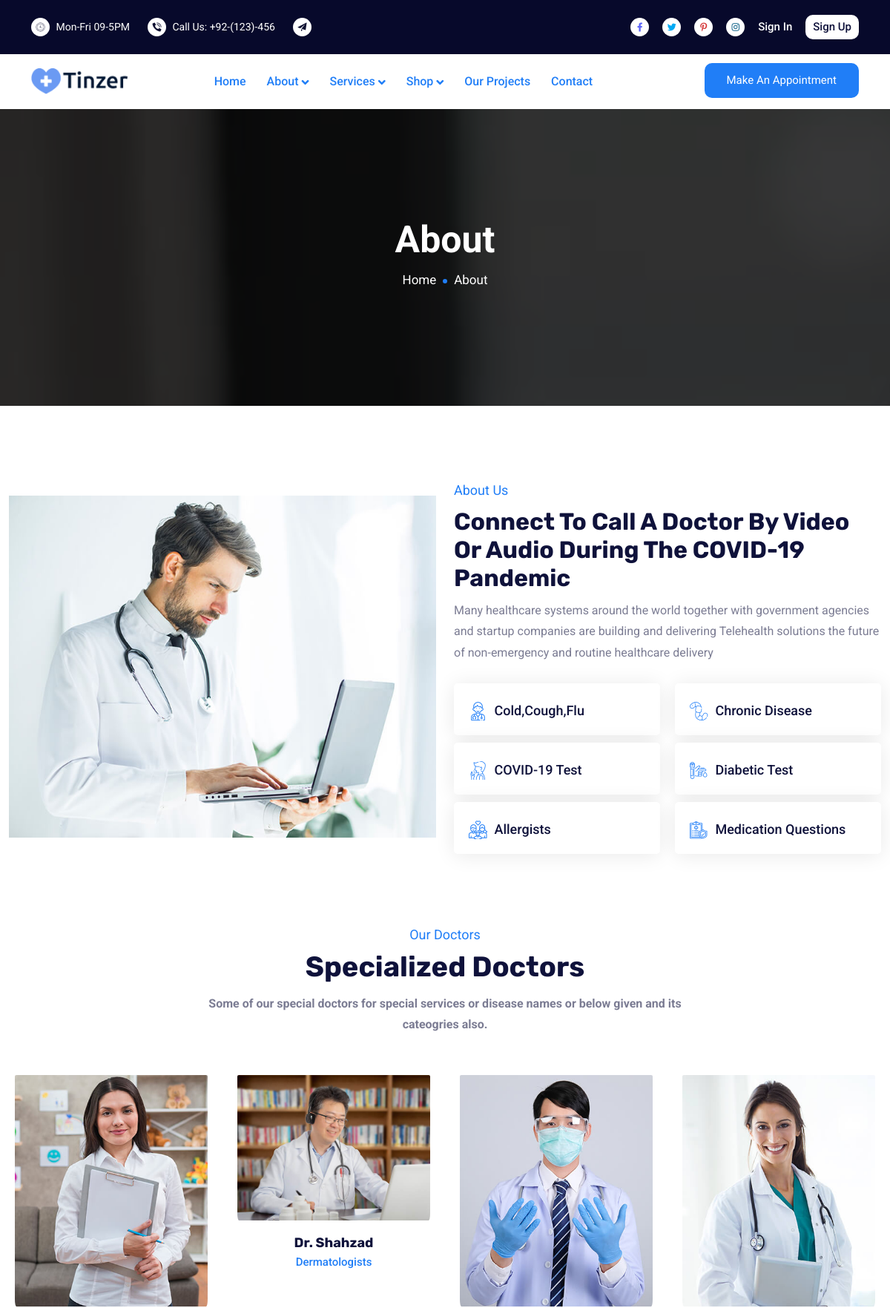
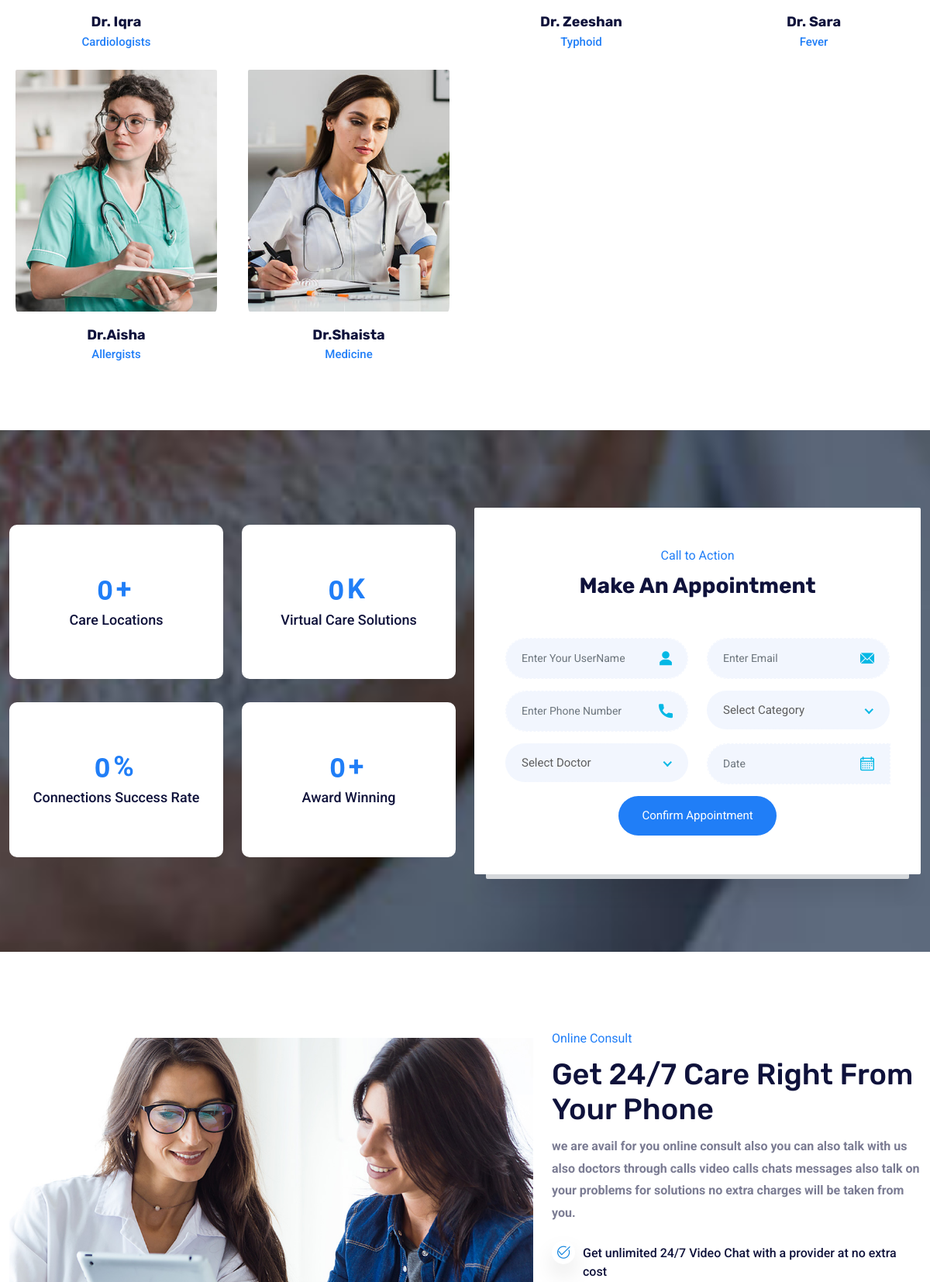
Page /about.php (upper part) on the committed database (2 pictures, top to bottom).
### tables this page shows
CREATE TABLE `doctors` (
  `id` int(11) NOT NULL,
  `name` varchar(100) DEFAULT NULL,
  `image` varchar(100) NOT NULL,
  `category_id` int(11) DEFAULT NULL
);

CREATE TABLE `categories` (
  `id` int(11) NOT NULL,
  `category` varchar(100) NOT NULL
);

### about.php (the view, shortened to what this page needs)
<?php
    include "connection.php";
?>
<!doctype html>
<html lang="zxx">
<head>
<link rel="stylesheet" href="assets/css/bootstrap.min.css">
<link rel="stylesheet" href="assets/css/animate.min.css">
<link rel="stylesheet" href="assets/css/meanmenu.css">
<link rel="stylesheet" href="assets/css/fontawesome.min.css">
<link rel="stylesheet" href="assets/css/flaticon.css">
<link rel="stylesheet" href="assets/css/nice-select.min.css">
<link rel="stylesheet" href="assets/css/odometer.min.css">
<link rel="stylesheet" href="assets/css/magnific-popup.min.css">
<link rel="stylesheet" href="assets/css/owl.carousel.min.css">
<link rel="stylesheet" href="assets/css/owl.theme.default.min.css">
<link rel="stylesheet" href="assets/css/style.css">
<link rel="stylesheet" href="assets/css/responsive.css">
</head>
<body>
<header class="header-area">
<div class="top-header">
<div class="container">
<div class="row align-items-center">
<div class="col-lg-6">
<ul class="top-list">
<li>
<i class='flaticon-clock'></i>
Mon-Fri 09-5PM
</li>
<li>
<i class='flaticon-phone-call'></i>
<a href="tel:+92-(123)-456">Call Us: +92-(123)-456</a>
</li>
<li>
<i class='flaticon-paper-plane'></i>
</li>
</ul>
</div>
<div class="col-lg-6">
<ul class="top-social">
<li>
<a href="#" class="facebook">
<i class="fab fa-facebook-f"></i>
</a>
</li>
<li>
<a href="#" class="twitter">
<i class="fab fa-twitter"></i>
</a>
</li>
<li>
<a href="#" class="pinterest">
<i class="fab fa-pinterest-p"></i>
</a>
</li>
<li>
<a href="#" class="instagram">
<i class="fab fa-instagram"></i>
</a>
</li>
<li>
<a href="sign-in.php" class="log-in">
Sign In
</a>
 </li>
<li>
<a href="sign-up.php" class="sign-in">
Sign Up
</a>
</li>
</ul>
</div>
</div>
</div>
</div>
<div class="navbar-area navbar-two">
<div class="main-navbar">
<div class="container">
<nav class="navbar navbar-expand-md navbar-light">
<a class="navbar-brand" href="index.php">
<img src="assets/img/logo.png" alt="logo">
</a>
<div class="collapse navbar-collapse mean-menu" id="navbarSupportedContent">
<ul class="navbar-nav">
<li class="nav-item">
<a href="index.php" class="nav-link active">
Home
</a>
</li>
<li class="nav-item">
<a href="about.php" class="nav-link active">
About
<i class="fa fa-angle-down"></i>
</a>
</li>
<li class="nav-item">
<a href="services.php" class="nav-link active">
Services
<i class="fa fa-angle-down"></i>
 </a>
</li>
<li class="nav-item">
<a href="shop.html" class="nav-link active">
Shop
<i class="fa fa-angle-down"></i>
 </a>
</li>
<li class="nav-item">
<a href="projects.php" class="nav-link active">
Our Projects
 </a>
</li>
<li class="nav-item">
<a href="contact.php" class="nav-link active">
Contact
</a>
</li>
</ul>
<div class="others-options">
<a href="appointment.php" class="default-btn-two">
Make An Appointment
</a>
</div>
</div>
</nav>
</div>
</div>
</div>
</header>
<div class="page-title-area item-bg-1">
<div class="d-table">
<div class="d-table-cell">
<div class="container">
<div class="page-title-content">
<h2>About</h2>
<ul>
<li><a href="index.php">Home</a></li>
<li>About</li>
</ul>
</div>
</div>
</div>
</div>
</div>
<section class="about-area pt-100">
<div class="container-fluid">
<div class="row align-items-center">
<div class="col-lg-6">
<div class="about-image">
<img src="assets/img/about-3.jpg" alt="image">
</div>
</div>
<div class="col-lg-6">
<div class="about-content">
<span>About Us</span>
<h3>Connect to Call a Doctor by Video or Audio During the COVID-19 Pandemic</h3>
<p>Many healthcare systems around the world together with government agencies and startup companies are building and delivering Telehealth solutions the future of non-emergency and routine healthcare delivery</p>
<ul class="about-features two">
<li>
<span>
<i class='flaticon-doctor'></i>
Cold,Cough,Flu
</span>
</li>
<li>
<span>
<i class='flaticon-worm'></i>
Chronic Disease
</span>
</li>
<li>
<span>
<i class='flaticon-cough'></i>
COVID-19 Test
</span>
</li>
<li>
<span>
<i class='flaticon-blood-test'></i>
Diabetic Test
</span>
</li>
<li>
<span>
<i class='flaticon-family'></i>
Allergists
</span>
</li>
<li>
<span>
<i class='flaticon-insurance'></i>
Medication Questions
</span>
</li>
</ul>
</div>
</div>
</div>
</div>
</section>
<section class="doctor-area pt-100 pb-70">
<div class="container-fluid">
<div class="section-title">
<div class="section-title">
<span>Our Doctors</span>
<h2>Specialized Doctors</h2>
<p><b>Some of our special doctors for special services or disease names or below given and its cateogries also.</b></p>
</div>
</div>
<div class="row">
<?php
    $fetch = mysqli_query($con,"SELECT doctors.id, doctors.name, doctors.image, categories.category FROM doctors INNER JOIN categories ON doctors.id = categories.id;");
    while ($row = mysqli_fetch_array($fetch)) {
?>
<div class="col-lg-3 col-md-6">
<div class="doctor-item">
<div class="image">
<img src="uploads/<?php echo $row['image'] ?>" alt="image">
</div>
<div class="content">
<h3><?php echo $row['name']; ?></h3>
<span><?php echo $row['category'] ?></span>
</div>
</div>
</div>
<?php } ?>
</div>
</div>
</section>
<section class="appointment-area ptb-100">
<div class="container-fluid">
<div class="row align-items-center">
<div class="col-lg-6">
<div class="row">
<div class="col-lg-6 col-md-6">
<div class="single-fun-fact">
<h3>
<span class="odometer" data-count="2700">00</span>
<span class="sign-icon">+</span>
</h3>
<p>Care Locations</p>
</div>
</div>
<div class="col-lg-6 col-md-6">
<div class="single-fun-fact">
<h3>
<span class="odometer" data-count="2.7">00</span>
<span class="sign-icon">K</span>
</h3>
<p>Virtual Care Solutions</p>
</div>
</div>
<div class="col-lg-6 col-md-6">
<div class="single-fun-fact">
<h3>
<span class="odometer" data-count="99.60">00</span>
<span class="sign-icon">%</span>
</h3>
<p>Connections Success Rate</p>
</div>
</div>
<div class="col-lg-6 col-md-6">
<div class="single-fun-fact">
<h3>
<span class="odometer" data-count="30">00</span>
<span class="sign-icon">+</span>
</h3>
<p>Award Winning</p>
</div>
</div>
</div>
</div>
<div class="col-lg-6">
<div class="appointment-form">
<div class="content">
<span>Call to Action</span>
<h3>Make An Appointment</h3>
</div>
<form method="POST">
<div class="row">
<div class="col-lg-6 col-sm-6">
<div class="form-group">
<input type="text" class="form-control" id="Name" name="username" placeholder="Enter Your UserName">
<i class="flaticon-user"></i>
</div>
</div>
<div class="col-lg-6 col-sm-6">
<div class="form-group">
<input type="text" class="form-control" id="Email" name="email" placeholder="Enter Email">
<i class="flaticon-email"></i>
</div>
</div>
<div class="col-lg-6 col-sm-6">
<div class="form-group">
<input type="text" class="form-control" id="Phone" name="contact_no" placeholder="Enter Phone Number">
<i class="flaticon-call"></i>
</div>
</div>
<div class="col-lg-6 col-sm-6">
</div>
<div class="col-lg-6 col-sm-6">
</div>
<div class="col-lg-6 col-sm-6">
<div class="form-group">
<div class="input-group date" id="datetimepicker">
<input type="text" class="form-control" name="date" placeholder="Date">
</div>
<i class="flaticon-calendar"></i>
</div>
</div>
<div class="col-12">
<div class="appointment-btn">
<input type="submit" name="btn-appointment" value="Confirm Appointment" class="default-btn">
</div>
</div>
</div>
</form>
</div>
</div>
</div>
</div>
</section>
<section class="consult-area ptb-100">
<div class="container-fluid pl-0">
<div class="row align-items-center">
<div class="col-lg-7">
<div class="consult-image">
<img src="assets/img/consult.jpg" alt="image">
</div>
</div>
<div class="col-lg-5">
<div class="consult-content">
<span>Online Consult</span>
<h3>Get 24/7 Care Right From Your Phone</h3>
<p><b>we are avail for you online consult also you can also talk with us also doctors through calls video calls chats messages also talk on your problems for solutions no extra charges will be taken from you.</b></p>
<ul class="list">
<li>
<i class="flaticon-check-1"></i>
Get unlimited 24/7 Video Chat with a provider at no extra cost
</li>
</ul>
</div>
</div>
</div>
</div>
</section>
</body>
</html>

### assets/css/meanmenu.css (style rules this page uses)
.navbar-light .navbar-brand,.navbar-light .navbar-brand:hover { color:#fff;font-weight:700;text-transform:uppercase;line-height:1 }

### rows in the picture
doctors: image (picture), name "Dr. Iqra", categories.category "Cardiologists"
doctors: image (picture), name "Dr. Shahzad", category.category "Dermatologists"
doctors: image (picture), name "Dr. Zeeshan", category.category "Typhoid"
doctors: image (picture), name "Dr. Sara", category.category "Fever"
doctors: image (picture), name "Dr.Aisha", category.category "Allergists"
doctors: image (picture), name "Dr.Shaista", category.category "Medicine"
